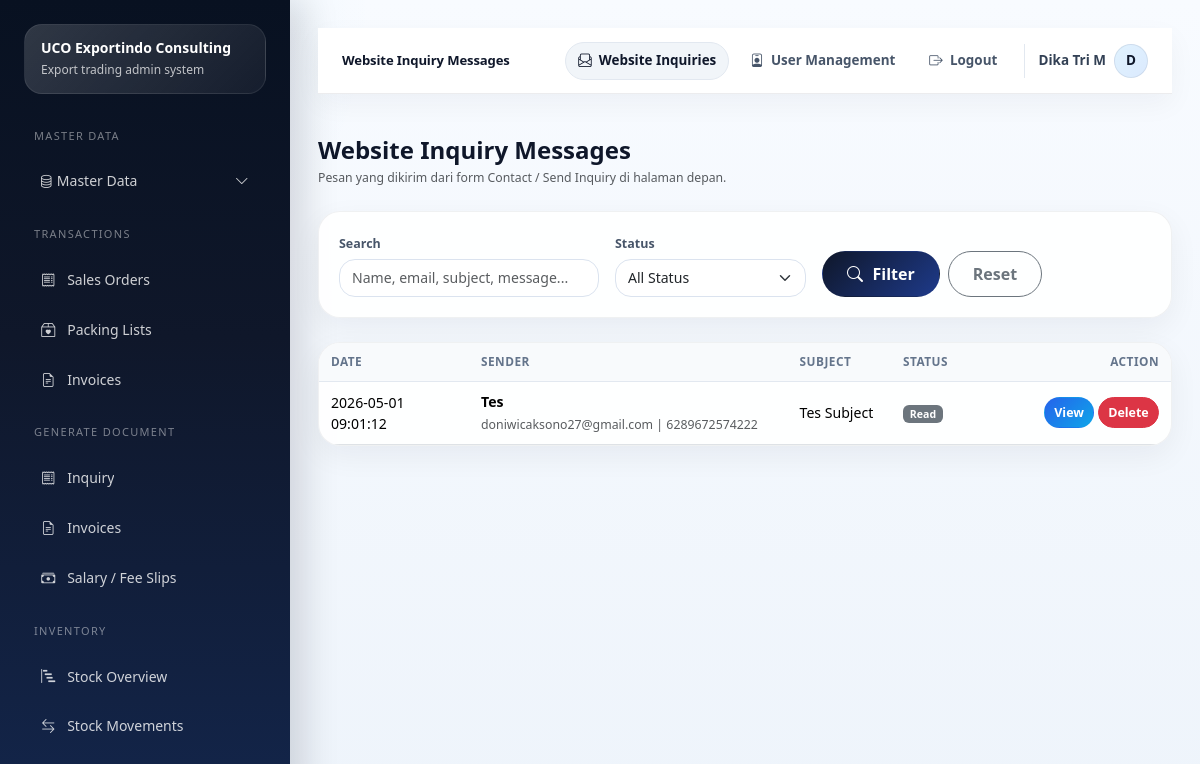
Screenshot of /index.php/contact_messages (signed in) with the database file from the repository.
### tables this page shows
CREATE TABLE IF NOT EXISTS `inquiry_messages` (
  `id` int NOT NULL AUTO_INCREMENT,
  `full_name` varchar(150) NOT NULL,
  `email` varchar(150) NOT NULL,
  `phone` varchar(50) DEFAULT NULL,
  `subject` varchar(200) NOT NULL,
  `message` text NOT NULL,
  `status` varchar(20) DEFAULT 'new',
  `created_at` datetime DEFAULT NULL,
  `updated_at` datetime DEFAULT NULL,
  PRIMARY KEY (`id`)
);

### application/core/MY_Controller.php (called while the page is built, shortened)
<?php
class MY_Controller extends CI_Controller
{
    protected $user;
    public function __construct()
    {
        $this->user = $this->session->userdata('user');
    }
    protected function render($view, $data = [], $layout = 'admin')
    {
        $data['current_user'] = $this->user;
        $this->load->view('templates/admin_header', $data);
        $this->load->view($view, $data);
        $this->load->view('templates/admin_footer', $data);
    }
}

### application/controllers/Contact_messages.php (called while the page is built, shortened)
<?php
class Contact_messages extends MY_Controller
{
    public function index()
    {
        $data['page_title'] = 'Website Inquiry Messages';
        $data['filter_status'] = $this->input->get('status', true);
        $data['keyword'] = $this->input->get('q', true);
        $data['rows'] = $this->inq_msg->rows($data['filter_status'], $data['keyword']);
        $this->render('admin/contact_messages/index', $data);
    }
}

### index.php (called while the page is built, shortened)
<?php
require BASEPATH . 'core/CodeIgniter.php';

### application/models/Inquiry_message_model.php (called while the page is built, shortened)
<?php
class Inquiry_message_model extends CI_Model
{
    protected $table = 'inquiry_messages';
    public function rows($status = null, $keyword = null)
    {
        $this->db->order_by('created_at', 'DESC');
        return $this->db->get($this->table)->result_array();
    }
}

### application/views/admin/contact_messages/index.php (the view, shortened to what this page needs)
<?php
if (!function_exists('e_inq')) {
    function e_inq($str)
    {
        return htmlspecialchars((string)$str, ENT_QUOTES, 'UTF-8');
    }
}
?>
<div class="d-flex flex-wrap justify-content-between align-items-center gap-3 mb-4">
    <div>
        <h4 class="fw-bold mb-1">Website Inquiry Messages</h4>
        <div class="text-muted small">Pesan yang dikirim dari form Contact / Send Inquiry di halaman depan.</div>
    </div>
</div>
<div class="card border-0 shadow-sm rounded-4 mb-4">
    <div class="card-body">
        <form method="get" class="row g-3 align-items-end">
            <div class="col-md-4">
                <label class="form-label fw-semibold">Search</label>
                <input type="text" name="q" value="<?= e_inq($keyword ?? ''); ?>" class="form-control rounded-4" placeholder="Name, email, subject, message...">
            </div>
            <div class="col-md-3">
                <label class="form-label fw-semibold">Status</label>
                <select name="status" class="form-select rounded-4">
                    <option value="">All Status</option>
                </select>
            </div>
            <div class="col-md-5 d-flex gap-2">
                <button class="btn btn-dark rounded-pill px-4" type="submit"><i class="bi bi-search me-1"></i> Filter</button>
                <a href="<?= site_url('contact_messages'); ?>" class="btn btn-outline-secondary rounded-pill px-4">Reset</a>
            </div>
        </form>
    </div>
</div>
<div class="card border-0 shadow-sm rounded-4">
    <div class="table-responsive">
        <table class="table table-hover align-middle mb-0">
            <thead class="table-light">
                <tr>
                    <th style="width:150px;">Date</th>
                    <th>Sender</th>
                    <th>Subject</th>
                    <th style="width:110px;">Status</th>
                    <th style="width:170px;" class="text-end">Action</th>
                </tr>
            </thead>
            <tbody>
                <?php if (!empty($rows)): ?>
                    <?php foreach ($rows as $row): ?>
                        <tr>
                            <td><?= e_inq($row['created_at'] ?? '-'); ?></td>
                            <td>
                                <strong><?= e_inq($row['full_name'] ?? '-'); ?></strong><br>
                                <small class="text-muted">
                                    <?= e_inq($row['email'] ?? '-'); ?>
                                    <?php if (!empty($row['phone'])): ?>
                                        | <?= e_inq($row['phone']); ?>
                                    <?php endif; ?>
                                </small>
                            </td>
                            <td><?= e_inq($row['subject'] ?? '-'); ?></td>
                            <td>
                                <span class="badge bg-<?= ($row['status'] ?? '') === 'new' ? 'danger' : 'secondary'; ?>">
                                    <?= ucfirst($row['status'] ?? 'new'); ?>
                                </span>
                            </td>
                            <td class="text-end">
                                <a href="<?= site_url('contact_messages/view/' . $row['id']); ?>"
                                    class="btn btn-sm btn-primary rounded-pill">
                                    View
                                </a>
                                <a href="<?= site_url('contact_messages/delete/' . $row['id']); ?>"
                                    class="btn btn-sm btn-danger rounded-pill"
                                    onclick="return confirm('Yakin mau hapus inquiry ini?');">
                                    Delete
                                </a>
                            </td>
                        </tr>
                    <?php endforeach; ?>
                <?php else: ?>
                    <tr>
                        <td colspan="5" class="text-center text-muted py-4">No data found</td>
                    </tr>
                <?php endif; ?>
            </tbody>
        </table>
    </div>
</div>

### assets/css2/app.css (style rules this page uses)
:root { --uco-navy: #0f172a; --uco-navy-2: #111c44; --uco-blue: #1d4ed8; --uco-cyan: #0ea5e9; --uco-green: #10b981; --uco-warning: #f59e0b; --uco-danger: #ef4444; --uco-light: #f8fafc; --uco-line: #e2e8f0; --uco-text: #0f172a; --uco-muted: #64748b; --uco-card: #ffffff; --uco-shadow: 0 20px 45px rgba(15, 23, 42, .08); }
html, body { height: 100%; }
body { font-size: 14px; color: var(--uco-text); background: radial-gradient(circle at top left, rgba(14, 165, 233, .08), transparent 26%), linear-gradient(180deg, #f8fbff 0%, #eef4fb 100%); }
a { text-decoration: none; }
.glass-card, .card, .login-card, .public-soft-card { border: 1px solid rgba(15, 23, 42, .06) !important; border-radius: 22px !important; box-shadow: var(--uco-shadow) !important; }
.card, .glass-card { background: rgba(255,255,255,.9); overflow: hidden; }
.card .card-body { padding: 20px; }
.table-responsive { border-radius: 18px; }
.table thead th { background: #f8fafc; color: #334155; font-size: 12px; text-transform: uppercase; letter-spacing: .03em; border-bottom: 1px solid var(--uco-line); }
.form-control, .form-select { min-height: 44px; border-radius: 14px; border-color: #dbe4f0; box-shadow: none !important; }
.form-label { font-weight: 600; color: #334155; margin-bottom: .45rem; }
.btn { border-radius: 14px; padding: .62rem 1rem; font-weight: 600; }
.btn-dark { background: linear-gradient(135deg, #0f172a, #1e3a8a); border-color: transparent; }
.btn-primary { background: linear-gradient(135deg, #2563eb, #0ea5e9); border-color: transparent; }

### application/views/templates/admin_header.php (style rules this page uses)
html { overflow-y: scroll; }
body { overflow-x: hidden; }
.card { border: 1px solid rgba(15, 23, 42, .08); border-radius: 18px; }
.card.shadow-sm { box-shadow: 0 10px 30px rgba(15, 23, 42, .055) !important; }
.card-body { padding: 1.1rem; }
.form-label { margin-bottom: .32rem; font-size: .78rem; font-weight: 700; color: #475569; }
.form-control, .form-select { min-height: 38px; border-radius: 11px; border-color: #dbe3ef; font-size: .88rem; }
.btn { border-radius: 11px; font-weight: 700; display: inline-flex; align-items: center; justify-content: center; gap: .35rem; }
.btn-sm { min-height: 31px; padding: .28rem .58rem; border-radius: 10px; font-size: .78rem; line-height: 1.1; white-space: nowrap; }
.table-responsive { overflow-x: auto; }
.table { --bs-table-bg: transparent; font-size: .88rem; }
.table> :not(caption)>*>* { padding: .62rem .75rem; vertical-align: middle; }
.table thead th { font-size: .74rem; text-transform: uppercase; letter-spacing: .04em; color: #64748b; background: #f8fafc; border-bottom: 1px solid #e2e8f0; white-space: nowrap; }

### rows the page displays
inquiry_messages: created_at "2026-05-01 09:01:12", full_name "Tes", email "doniwicaksono27@gmail.com", phone "6289672574222", subject "Tes Subject", status "Read"

### other values shown
$page_title "Website Inquiry Messages"
isset($u['nama']) ? $u['nama'] : 'Admin' "Dika Tri M"
substr((string)(isset($u['nama']) ? $u['nama'] : 'A'), 0, 1) "D"
